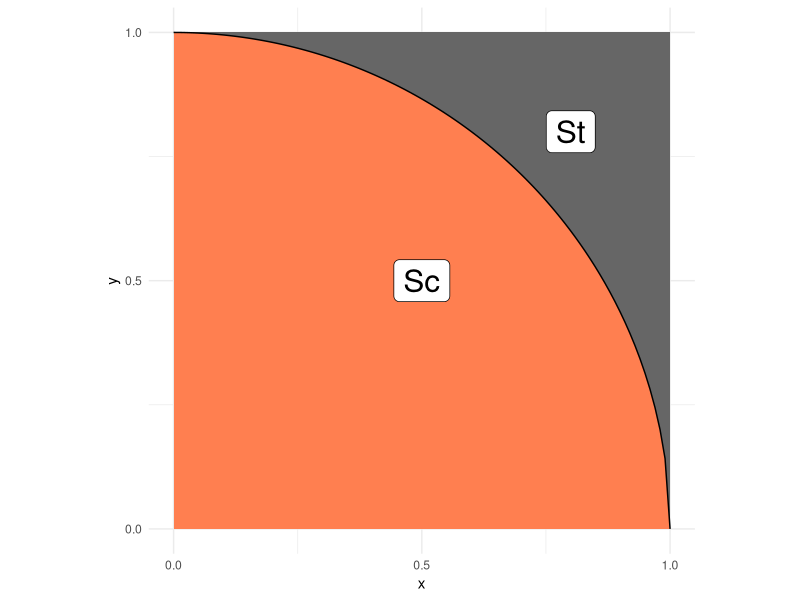
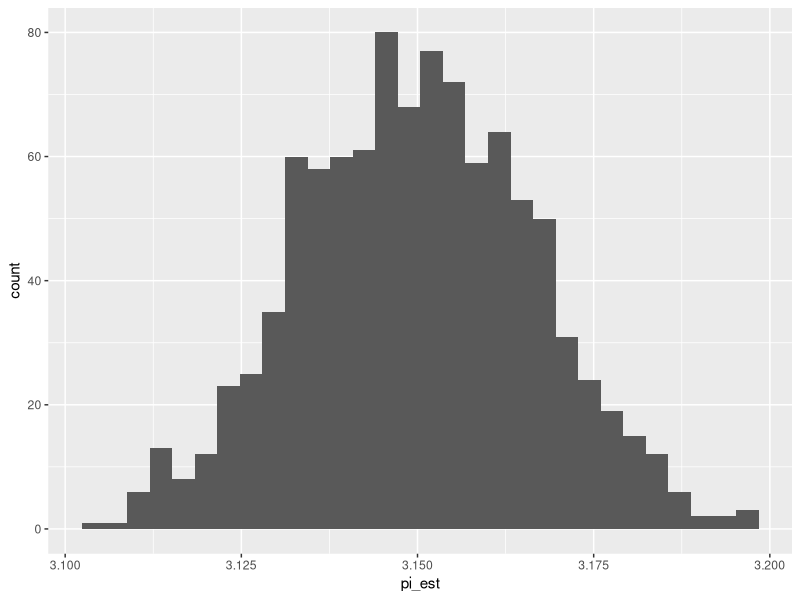

Source code (R) for these figures, in order:
## ---- chunk 1
library(tidyverse)
library(rsample)
## ---- chunk 2
## NOTE: No need to edit; this visual helps explain the pi estimation scheme
tibble(x = seq(0, 1, length.out = 100)) %>%
  mutate(y = sqrt(1 - x^2)) %>%

  ggplot(aes(x, y)) +
  annotate(
    "rect",
    xmin = 0, ymin = 0, xmax = 1, ymax = 1,
    fill = "grey40",
    size = 1
  ) +
  geom_ribbon(aes(ymin = 0, ymax = y), fill = "coral") +
  geom_line() +
  annotate(
    "label",
    x = 0.5, y = 0.5, label = "Sc",
    size = 8
  ) +
  annotate(
    "label",
    x = 0.8, y = 0.8, label = "St",
    size = 8
  ) +
  scale_x_continuous(breaks = c(0, 1/2, 1)) +
  scale_y_continuous(breaks = c(0, 1/2, 1)) +
  theme_minimal() +
  coord_fixed()
## ---- chunk 3
## TASK: Choose a sample size and generate samples
set.seed(42);

n <- 10000 # Choose a sample size
df_q1 <- tibble(
  x = runif(n, min = 0, max = 1),
  y = runif(n, min = 0, max = 1) 
  ) # Generate the data
## ---- chunk 4
## NOTE: Do not edit this code
# Correct sample size
assertthat::assert_that(
  dim(df_q1) %>% 
    .[[1]] == n,
  msg = "The sample size should be `n`"
)
# Correct column names
assertthat::assert_that(
  setequal(names(df_q1), c("x", "y")),
  msg = "df_q1 must include the columns `x` and `y`"
)
print("Good")
## ---- chunk 5
## TASK: Finish implementing this function
stat <- function(x, y) {
    ifelse(x^2 + y^2 <= 1, 4, 0)
}
## ---- chunk 6
## TASK: Finish writing these assert statements

# Check the value for points *inside* the circle
assertthat::assert_that(
    tibble(x = 0.5, y = 0.5) %>% # Pick a point *inside* the circle
    mutate(stat = stat(x, y)) %>% 
    pull(stat) %>% 
    .[[1]] == 4,
  # ???, # Write the correct value of stat() here
  msg = "Incorrect value when a point is inside the circle"
)

# Check the value for points *outside* the circle
assertthat::assert_that(
    tibble(x = 1, y = 1) %>% # Pick a point *outside* the circle
    mutate(stat = stat(x, y)) %>% 
    pull(stat) %>% 
    .[[1]] == 0,
  # ???, # Write the correct value of stat() here
  msg = "Incorrect value when a point is outside the circle"
)
print("Your assertions passed, but make sure they're checking the right thing!")
## ---- chunk 7
## TASK: Estimate pi using your data from q1
df_q3 <- 
  df_q1 %>% 
  summarize(pi_est = mean(stat(x, y)))

df_q3
## ---- chunk 8
## NOTE: Do not edit this code
# Correct sample size
assertthat::assert_that(
  dim(df_q3) %>% 
    .[[1]] == 1,
  msg = "This result should have just one row"
)
# Correct column names
assertthat::assert_that(
  setequal(names(df_q3), c("pi_est")),
  msg = "df_q3 must include the column `pi_est`"
)
print("Good")
## ---- chunk 9
## TASK: Finish the code below
df_q4 <- 
  df_q1 %>% 
  bootstraps(., times = 1000) %>% 
  mutate(
    pi_est = map_dbl(
      splits,
      function(split_df) {
        analysis(split_df) %>% 
          # Estimate pi (pi_est) using the resampled data;
          # this should be *identical* to the
          # code you wrote for q3
          summarize(pi_est = mean(stat(x, y))) %>% 
          pull(pi_est)
      }
    )
  )

## NOTE: Do not edit; use this to visualize your results
df_q4 %>% 
  ggplot(aes(pi_est)) +
  geom_histogram()
## ---- chunk 10
## TASK: Compute a bootstrap confidence interval at the 95% level (alpha = 0.05)
df_q5 <- 
  df_q4 %>% 
  summarize(
    # TODO: Compute pi_lo and pi_up
    pi_lo = quantile(pi_est, 0.025),
    pi_up = quantile(pi_est, 0.975)
  )

df_q5
## ---- chunk 11
df_q1 %>%
  summarize(
    pi_est = mean(stat(x, y)),
    se = sd(stat(x, y))/sqrt(n),
    pi_lo = pi_est - qnorm(0.975)*se,
    pi_up = pi_est + qnorm(0.975)*se
  )
